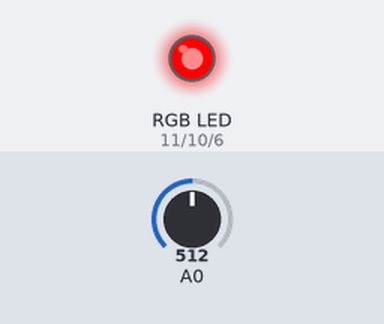
Bench run of a sketch on a simulated Arduino Uno, built with avr-gcc and run on an emulated ATmega328P. Parts: an RGB LED mixed from three pins (HIGH = lit). The test bench sets the inputs (shaded band); at power-on: A0 = 512. What the sketch prints to the serial monitor is not drawn.

Above: at 0.2 s.
Timing chart, 0 to 1.7 s (numbered marks = the images above):
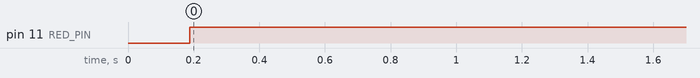

Measured:
- by itself, pin 11 (RED_PIN): LOW → HIGH at 0.19 s

The sketch:

6.s26_FFT_sound_RGB_control.ino
```cpp
#include <arduinoFFT.h>  // Correct library include

#define SAMPLES 128            // Must be a power of 2
#define SAMPLING_FREQUENCY 4000 // Hz, must be less than 10000 due to ADC limitations

#define RED_PIN  11
#define GREEN_PIN  10
#define BLUE_PIN  6

ArduinoFFT<double> FFT = ArduinoFFT<double>();  // Use template with <double> type


unsigned int sampling_period_us;
unsigned long microseconds;

double vReal[SAMPLES];
double vImag[SAMPLES];

void setup() {
  Serial.begin(9600);
  sampling_period_us = round(1000000 * (1.0 / SAMPLING_FREQUENCY));
}

void loop() {
  /* Sampling */
  for (int i = 0; i < SAMPLES; i++) {
    microseconds = micros();    // Overflows after around 70 minutes!
    vReal[i] = analogRead(A0);  // Connect mic to A0
    vImag[i] = 0;

    while (micros() < (microseconds + sampling_period_us)) {
      // wait for the next sample
    }
  }

  /* FFT */
  FFT.windowing(vReal, SAMPLES, FFT_WIN_TYP_RECTANGLE, FFT_FORWARD); // Windowing
  //FFT_WIN_TYP_HANN or FFT_WIN_TYP_BLACKMAN or FFT_WIN_TYP_RECTANGLE

  FFT.compute(vReal, vImag, SAMPLES, FFT_FORWARD);                 // Compute FFT
  FFT.complexToMagnitude(vReal, vImag, SAMPLES);                   // Compute magnitudes

  /* Find peak frequency */
  double peakFrequency = FFT.majorPeak(vReal, SAMPLES, SAMPLING_FREQUENCY);
  Serial.println(peakFrequency);

  // Use the peak frequency to control the RGB LED
  controlRGB(peakFrequency);
}

void controlRGB(double frequency) {
  // Map frequency ranges to RGB values
  if (frequency < 200) {
    analogWrite(RED_PIN, 255);  // Low frequency -> Red
    analogWrite(GREEN_PIN, 0);
    analogWrite(BLUE_PIN, 0);
  } else if (frequency < 600) {
    analogWrite(RED_PIN, 0);
    analogWrite(GREEN_PIN, 255);  // Mid frequency -> Green
    analogWrite(BLUE_PIN, 0);
  } else {
    analogWrite(RED_PIN, 0);
    analogWrite(GREEN_PIN, 0);
    analogWrite(BLUE_PIN, 255);  // High frequency -> Blue
  }
}
```
